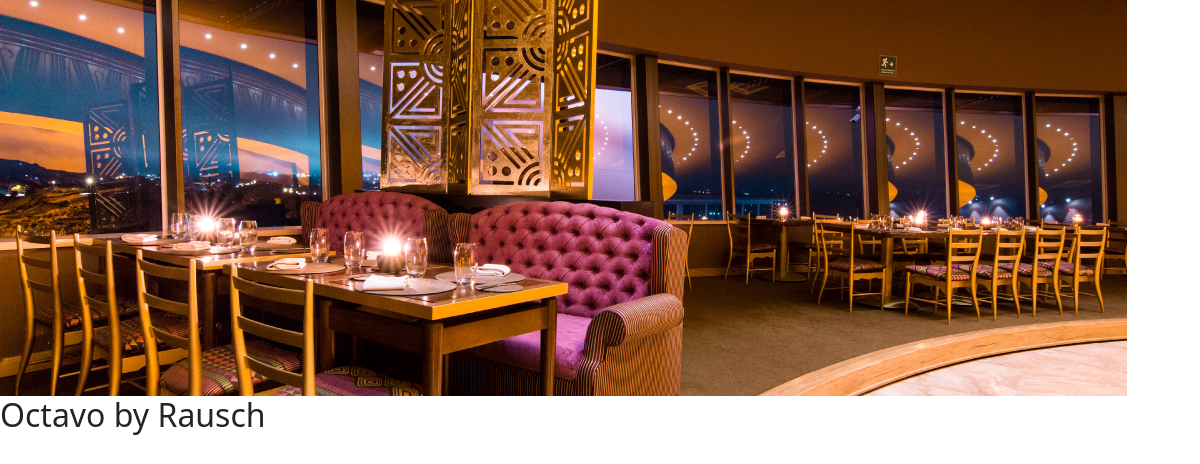
Screenshot of /establecimiento/octavo with the database file from the repository.
### myapp/models.py (models this page shows, shortened)
class Establecimientos(models.Model):
    id = models.AutoField(primary_key=True)
    nombre = models.CharField(max_length=50)
    categoria = models.ForeignKey(Categorias, on_delete=models.PROTECT)
    ciudad = models.CharField(max_length=40)
    departamento = models.CharField(max_length=40)
    rango_precios = models.CharField(max_length=50)
    parqueadero = models.BooleanField()
    correo = models.EmailField()
    tarjeta_credito = models.BooleanField()
    tarjetas_debito = models.BooleanField()
    descripcion = models.TextField()
    tipo = models.CharField(max_length=20, choices=TIPO_ESTABLECIMIENTO, default='Restaurante')
    direccion = models.CharField(max_length=50)
    imagen = models.ImageField(upload_to='establecimientos/foto-principal', null=False)
    imagen_banner = models.ImageField(upload_to='establecimientos/banner', null=False)
    slug = models.SlugField(max_length=250, null=False, blank=True)

### myapp/views.py (the view)
# urls.py: path('establecimiento/<slug:slug>', views.EstablecimientoDetailView.as_view(), name='detalle'),
class EstablecimientoDetailView(DetailView):
    template_name = 'app/detalle.html'
    queryset = Establecimientos.objects.all()
    def get_object(self):
        slug = self.kwargs.get('slug')
        return get_object_or_404(Establecimientos, slug=slug)

### myapp/templates/app/detalle.html (shortened to what this page needs)
<!DOCTYPE html>
<html lang="en">
<head>
    {% load static %}
    <link href="https://cdn.jsdelivr.net/npm/bootstrap@5.0.2/dist/css/bootstrap.min.css" rel="stylesheet"
>
    <link rel="stylesheet" href="https://cdnjs.cloudflare.com/ajax/libs/font-awesome/5.15.4/css/all.min.css" />
    {% load pwa %}
</head>
<body>
    <header class="header-e">
        <img class="header-banner" src="{{ object.imagen_banner.url }}" alt="banner">
        <h2 class="e-nombre">{{ object.nombre }}</h2>
    </header>
</body>
</html>

### rows the page displays
Establecimientos: imagen_banner (picture), nombre "Octavo by Rausch"
